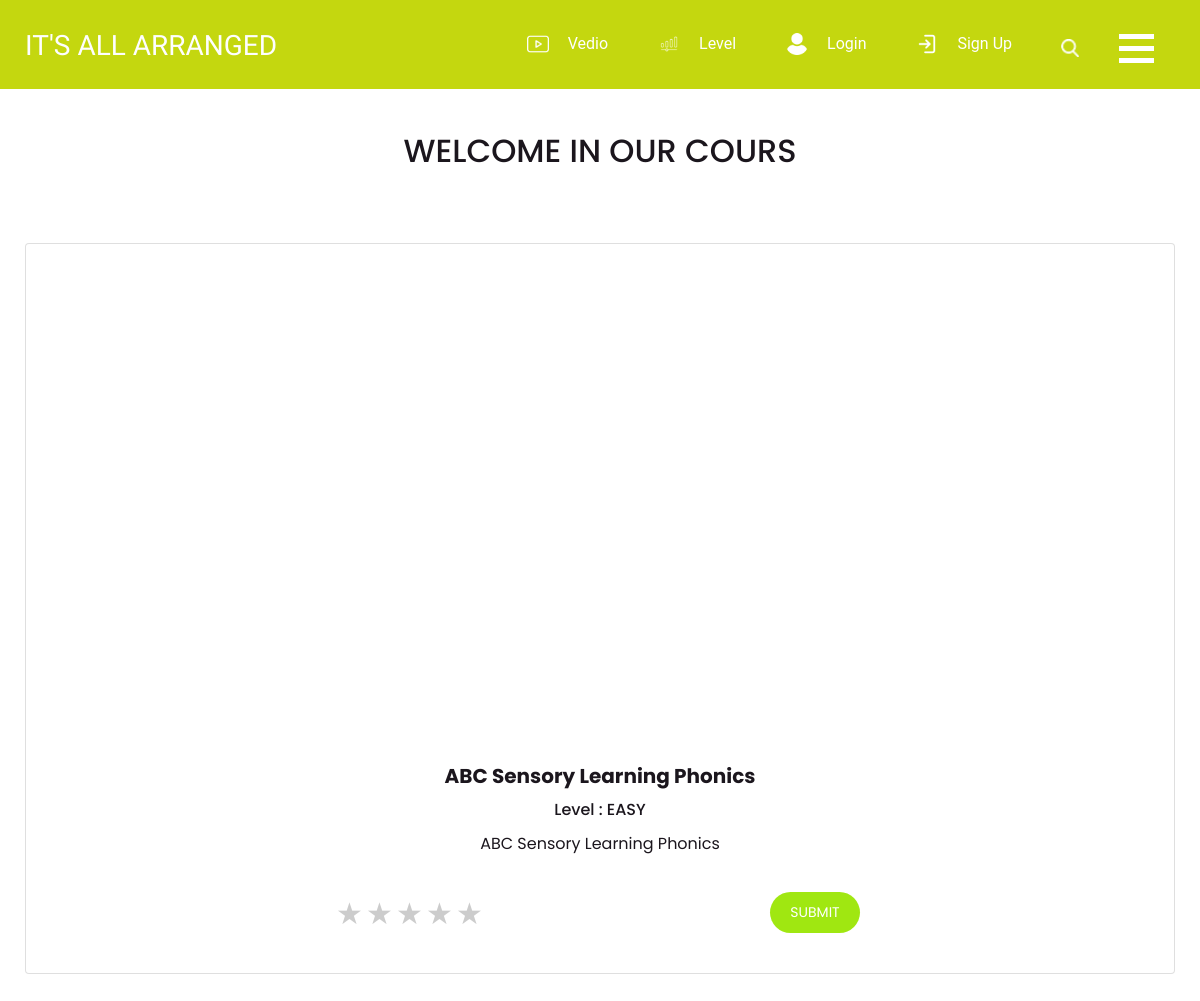
Screenshot of /Cours_Details/2 with the database file from the repository.
### MyApp/models.py (models this page shows, shortened)
class Cours(models.Model):
    title = models.CharField(max_length=200, null=False)
    description = models.CharField(max_length=200)
    Vedio = models.CharField(max_length=200,null=True, blank=True)
    level = models.ForeignKey(Level,null=True, blank=True,related_name='level',on_delete=models.CASCADE)
    Rating = models.IntegerField(default=3)

class Level(models.Model):
    Level = models.IntegerField(blank=False, null=False)
    Description = models.CharField(max_length=500,blank=False, null=False)
    image = models.ImageField(blank=False, null=False)
    IQ_Interval = models.IntegerField(null=True, blank=True)
    def __str__(self):
        return self.Description

### MyApp/views.py (the view, shortened to what this page needs)
# urls.py: path('Cours_Details/<int:cour_id>',coursdetail , name='coursdetail'),
def coursdetail(request, cour_id):
    cours = Cours.objects.get(pk=cour_id)
    context = {'cours':cours}
    return render(request,'MyApp/CoursDetail.html',context)

### MyApp/templates/MyApp/CoursDetail.html (shortened to what this page needs)
<!DOCTYPE html>
{% load static %}
<html>
<head>
  <link rel="stylesheet" type="text/css"
    href="https://cdnjs.cloudflare.com/ajax/libs/OwlCarousel2/2.1.3/assets/owl.carousel.min.css" />
  <link rel="stylesheet" type="text/css" href="{% static 'css/bootstrap.css' %}" />
  <link href="{% static 'css/style5.css' %}" rel="stylesheet" />
  <link href="{% static 'css/responsive.css' %}" rel="stylesheet" />
</head>
<body class="sub_page">
  <body class="">
  <div class="hero_area">
    <header class="header_section">
      <div class="container-fluid">
        <nav class="navbar navbar-expand-lg custom_nav-container">
          <a class="navbar-brand" href="{% url 'homepage'%}">
            <span>
              IT'S ALL ARRANGED
            </span>
          </a>
          <div class="navbar-collapse" id="">
            <div class="d-none d-lg-flex ml-auto flex-column flex-lg-row align-items-center">
              <ul class="navbar-nav  ">
                 <li class="nav-item">
                  <a class="nav-link" href="{% url 'playlist' %}">
                    <img src="{% static 'images/cmd2.png' %}" alt="" />
                    <span>Vedio</span></a>
                </li>
                 <li class="nav-item">
                          <a class="nav-link" href="{% url 'level' %}">
                            <img src="{% static 'images/volume-control.png' %}" alt="" />
                            <span>Level</span></a>
                 </li>
                {% if not request.user.is_authenticated %}
                    <li class="nav-item">
                      <a class="nav-link" href="{% url 'Login'%}">
                        <img src="{% static 'images/cmd3.png' %}" alt="" />
                        <span>Login</span></a>
                    </li>
                    <li class="nav-item">
                      <a class="nav-link" href="{% url 'Signin'%}">
                        <img src="{% static 'images/cmd1.png' %}" alt="" />
                        <span>Sign Up</span>
                      </a>
                      </li>
              {% endif %}
              </ul>
              <form class="form-inline my-2 mb-3 mb-lg-0 mr-5">
                <button class="btn  my-2 my-sm-0 nav_search-btn" type="submit"></button>
              </form>
            </div>
            <div class="custom_menu-btn">
              <button onclick="openNav()">
                <span class="s-1">
                </span>
                <span class="s-2">
                </span>
                <span class="s-3">
                </span>
              </button>
            </div>
          </div>
        </nav>
      </div>
    </header>
  </div>
  <section class="portfolio_section layout_padding2">
    <div class="container">
      <h2>
        WELCOME IN OUR COURS
        </h2>
    </div>
    <div class="container layout_padding2-top ">
      <div class="row">
        <div class="card" style="width: 72rem;">
        <iframe  style="width: 1150px;
    height: 500px; }"
            src="{{cours.Vedio}}"  title="YouTube video player" frameborder="0" allow="accelerometer; autoplay; clipboard-write; encrypted-media; gyroscope; picture-in-picture" allowfullscreen >
            </iframe>  <div class="card-body">
    <h5 class="card-title"> <b>{{cours.title}}  </b> </h5>
    <h6 class="card-title"> Level : {{cours.level}}</h6>
    <p class="card-text">{{cours.description}}</p>
            <div class="card-body" style="    margin: 16px 0px 0px 260px;">
              <form method="post" action="" >
    <div class="rate  align-items-center layout_padding2">
    <label for="star5" title="text">5 stars</label>
    <label for="star4" title="text">4 stars</label>
    <label for="star3" title="text">3 stars</label>
    <label for="star2" title="text">2 stars</label>
    <label for="star1" title="text">1 star</label>
  </div>
    <button type="submit" class="check" style="padding:10px 20px">submit</button>
                </form>
  </div>
  </div>
</div>
      </div>
    </div>
  </section>
</body>
</html>

### MyApp/static/css/style5.css (style rules this page uses)
body { font-family: "Poppins", sans-serif; color: #1b161d; background-color: #ffffff; }
.layout_padding2 { padding: 45px 0; }
.layout_padding2-top { padding-top: 45px; }
.hero_area { height: 98vh; position: relative; }
.sub_page .hero_area { height: auto; }
.hero_area::before { content: ""; position: absolute; width: 100%; height: 102%; left: 0; top: 0; background-color: #c4d70f; clip-path: polygon(0 0, 100% 0, 100% 73%, 0% 100%); }
.sub_page .hero_area::before { clip-path: none; }
.header_section .container-fluid { padding-right: 25px; padding-left: 25px; }
.custom_nav-container.navbar-expand-lg .navbar-nav .nav-link img { width: 22px; margin-right: 15px; }
.custom_nav-container.navbar-expand-lg .navbar-nav .nav-link { padding: 0px 25px; color: #fefeff; text-align: center; font-family: "Roboto", sans-serif; }
.custom_menu-btn { z-index: 9; position: absolute; right: 15px; top: 14px; }
.custom_menu-btn button { margin-top: 12px; outline: none; border: none; background-color: transparent; }
.custom_menu-btn button span { display: block; width: 35px; height: 5px; background-color: #fff; margin: 7px 0; transition: all .3s; }
.custom_menu-btn .s-2 { transition: all .1s; }
a, a:hover, a:focus { text-decoration: none; }
.btn, .btn:focus { outline: none !important; box-shadow: none; }
.custom_nav-container .nav_search-btn { background-image: url(../images/search-icon.png); background-size: 18px; background-repeat: no-repeat; width: 35px; height: 35px; padding: 0; border: none; margin: 0 40px 0 15px; background-position: center; }
.navbar-brand { display: flex; align-items: center; }
.navbar-brand span { font-family: 'Dosis', sans-serif; text-transform: uppercase; font-size: 28px; font-weight: 500; color: #fefeff; margin-top: 5px; }
.custom_nav-container { z-index: 99999; padding: 15px 0; }
.portfolio_section { text-align: center; }

### MyApp/static/css/responsive.css (style rules this page uses)
@media (min-width: 1200px) { .container { max-width: 1170px; } }

### MyApp/templates/MyApp/CoursDetail.html (style rules this page uses)
.check { border: none; background-color: #a0e711; color: white; padding: 12px 45px; font-size: 14px; border-radius: 25px; text-transform: uppercase; }
.rate { float: left; height: 46px; padding: 0 10px; }
.rate:not(:checked) > label { float:right; width:1em; overflow:hidden; white-space:nowrap; cursor:pointer; font-size:30px; color:#ccc; }
.rate:not(:checked) > label:before { content: '★ '; }

### rows the page displays
Cours: title "ABC Sensory Learning Phonics", level "EASY", description "ABC Sensory Learning Phonics"
